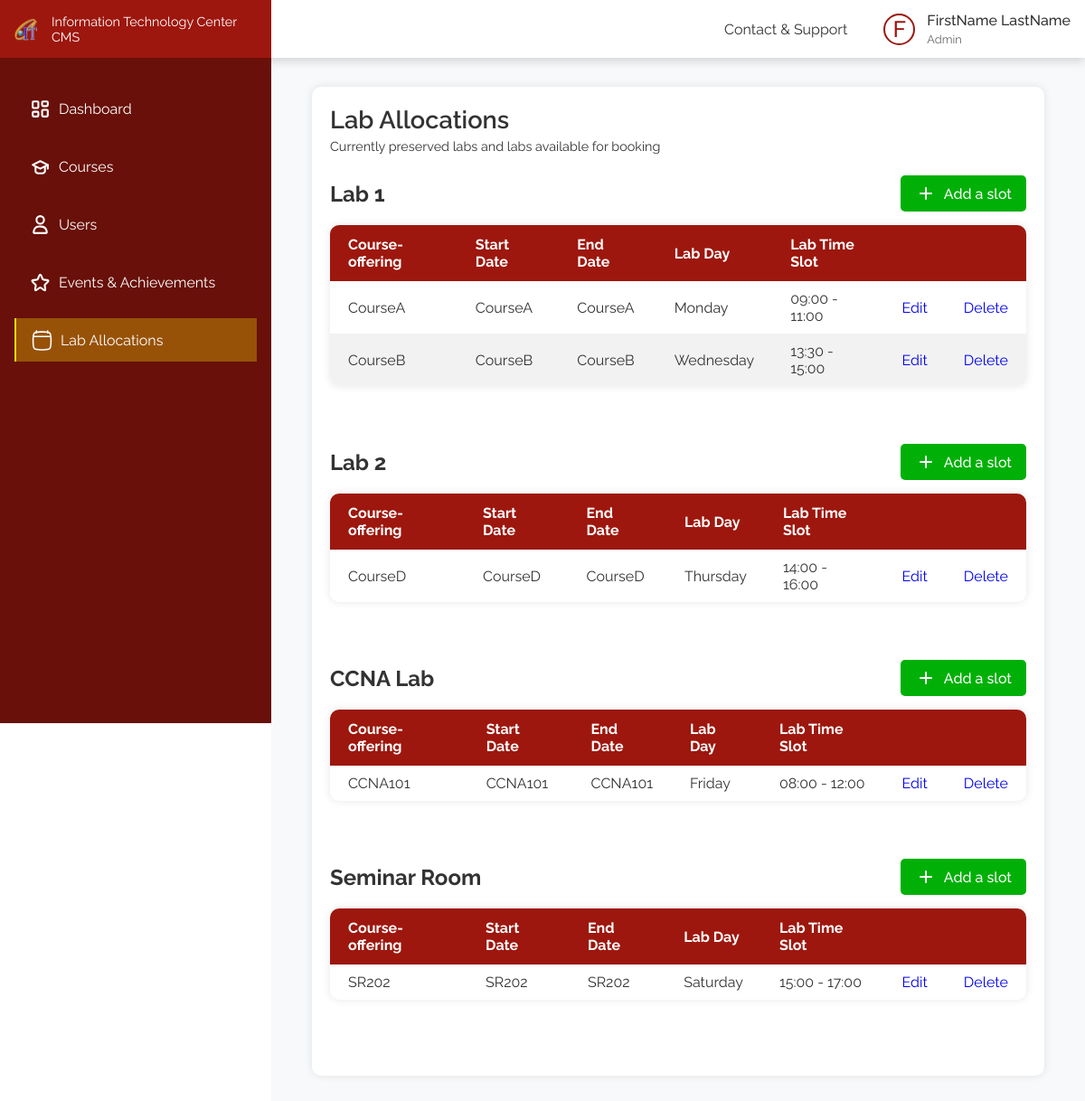
The page /pages/labslots.php on the database its author committed.
### tables this page shows
CREATE TABLE IF NOT EXISTS `labslot` (
  `slot_id` int NOT NULL AUTO_INCREMENT,
  `lab` varchar(20) NOT NULL,
  `course` varchar(20) NOT NULL,
  `start` time NOT NULL,
  `end` time NOT NULL,
  `date` int NOT NULL,
  `oneday` date DEFAULT NULL,
  `published` tinyint DEFAULT NULL,
  PRIMARY KEY (`slot_id`)
);

### backend/labslots.php (called while the page is built, shortened)
<?php
include_once "../config.php";
function getLabSlotsAll()
{
    global $conn;
    $stmt = $conn->prepare("SELECT * FROM labslot");
    $stmt->execute();
    $result = $stmt->get_result();
    $labSlots = array();
    while ($row = $result->fetch_assoc()) {
        $labType = $row['lab'];
        if (!isset($labSlots[$labType])) {
            $labSlots[$labType] = array();
        }
        $labSlots[$labType][] = $row;
    }
    return $labSlots;
}

### helpers/datetime.php (called while the page is built, shortened)
<?php
function getDatebyIndex(int $index): string
{
    $days = ['Monday', 'Tuesday', 'Wednesday', 'Thursday', 'Friday', 'Saturday', 'Sunday'];
    return $days[$index];
}

### pages/labslots.php (the view, shortened to what this page needs)
<?php include_once "../config.php" ?>
<?php include_once "../backend/labslots.php" ?>
<?php include_once "../helpers/datetime.php" ?>
<!DOCTYPE html>
<html lang="en">
<head>
    <link rel="stylesheet" href="../css/labslots.css">
</head>
<?php
$labslots = getLabSlotsAll();
?>
<body>
    <div class="flex-box">
        <div class="left">
            <?php
            include_once(APP_ROOT . "/includes/sidebar.php");
            sidebar(4);
            ?>
        </div>
        <div class="right">
            <?php
            include_once(APP_ROOT . "/includes/header.php");
            ?>
            <main class="labslots">
                <div class="container">
                    <h1>Lab Allocations</h1>
                    <p>Currently preserved labs and labs available for booking</p>
                    <div class="title">
                        <div class="title">
                            <h2>Lab 1</h2>
                            <a href="/pages/addnewlabslot.php?lab=lab1"><img src="../images/Add_round.svg" alt=""> Add a slot</a>
                        </div>
                    </div>
                    <table class="lab-table">
                        <thead>
                            <tr>
                                <th>Course-offering</th>
                                <th>Start Date</th>
                                <th>End Date</th>
                                <th>Lab Day</th>
                                <th>Lab Time Slot</th>
                                <th></th>
                                <th></th>
                            </tr>
                        </thead>
                        <tbody>
                            <?php if (isset($labslots['lab1'])) { ?>
                                <?php foreach ($labslots['lab1'] as $key => $slot) { ?>
                                    <tr>
                                        <td><?= $slot['course'] ?></td>
                                        <td><?= $slot['course'] ?></td>
                                        <td><?= $slot['course'] ?></td>
                                        <td><?= getDatebyIndex($slot['date']) ?></td>
                                        <td><?= substr($slot['start'], 0, 5) . ' - ' . substr($slot['end'], 0, 5) ?></td>
                                        <td><a href="/pages/addnewlabslot.php?id=<?= $slot['slot_id'] ?>&lab=lab1" role="button">Edit</a> </td>
                                        <td><a href="/backend/labslots.php?delete_id=<?= $slot['slot_id'] ?>" role="button">Delete</a> </td>
                                    </tr>
                                <?php }; ?>
                            <?php } ?>
                        </tbody>
                    </table>
                    <div class="title">
                        <div class="title">
                            <h2>Lab 2</h2>
                            <a href="/pages/addnewlabslot.php?lab=lab2"><img src="../images/Add_round.svg" alt=""> Add a slot</a>
                        </div>
                    </div>
                    <table class="lab-table">
                        <thead>
                            <tr>
                                <th>Course-offering</th>
                                <th>Start Date</th>
                                <th>End Date</th>
                                <th>Lab Day</th>
                                <th>Lab Time Slot</th>
                                <th></th>
                                <th></th>
                            </tr>
                        </thead>
                        <tbody>
                            <?php if (isset($labslots['lab2'])) { ?>
                                <?php foreach ($labslots['lab2'] as $key => $slot) { ?>
                                    <tr>
                                        <td><?= $slot['course'] ?></td>
                                        <td><?= $slot['course'] ?></td>
                                        <td><?= $slot['course'] ?></td>
                                        <td><?= getDatebyIndex($slot['date']) ?></td>
                                        <td><?= substr($slot['start'], 0, 5) . ' - ' . substr($slot['end'], 0, 5) ?></td>
                                        <td><a href="#">Edit</a> </td>
                                        <td><a href="/backend/labslots.php?delete_id=<?= $slot['slot_id'] ?>" role="button">Delete</a> </td>
                                    </tr>
                                <?php }; ?>
                            <?php } ?>
                        </tbody>
                    </table>
                    <div class="title">
                        <div class="title">
                            <h2>CCNA Lab</h2>
                            <a href="/pages/addnewlabslot.php?lab=ccna"><img src="../images/Add_round.svg" alt=""> Add a slot</a>
                        </div>
                    </div>
                    <table class="lab-table">
                        <thead>
                            <tr>
                                <th>Course-offering</th>
                                <th>Start Date</th>
                                <th>End Date</th>
                                <th>Lab Day</th>
                                <th>Lab Time Slot</th>
                                <th></th>
                                <th></th>
                            </tr>
                        </thead>
                        <tbody>
                            <?php if (isset($labslots['ccna'])) { ?>
                                <?php foreach ($labslots['ccna'] as $key => $slot) { ?>
                                    <tr>
                                        <td><?= $slot['course'] ?></td>
                                        <td><?= $slot['course'] ?></td>
                                        <td><?= $slot['course'] ?></td>
                                        <td><?= getDatebyIndex($slot['date']) ?></td>
                                        <td><?= substr($slot['start'], 0, 5) . ' - ' . substr($slot['end'], 0, 5) ?></td>
                                        <td><a href="#">Edit</a> </td>
                                        <td><a href="/backend/labslots.php?delete_id=<?= $slot['slot_id'] ?>" role="button">Delete</a> </td>
                                    </tr>
                                <?php }; ?>
                            <?php } ?>
                        </tbody>
                    </table>
                    <div class="title">
                        <div class="title">
                            <h2>Seminar Room</h2>
                            <a href="/pages/addnewlabslot.php?lab=sr"><img src="../images/Add_round.svg" alt=""> Add a slot</a>
                        </div>
                    </div>
                    <table class="lab-table">
                        <thead>
                            <tr>
                                <th>Course-offering</th>
                                <th>Start Date</th>
                                <th>End Date</th>
                                <th>Lab Day</th>
                                <th>Lab Time Slot</th>
                                <th></th>
                                <th></th>
                            </tr>
                        </thead>
                        <tbody>
                            <?php if (isset($labslots['sr'])) { ?>
                                <?php foreach ($labslots['sr'] as $key => $slot) { ?>
                                    <tr>
                                        <td><?= $slot['course'] ?></td>
                                        <td><?= $slot['course'] ?></td>
                                        <td><?= $slot['course'] ?></td>
                                        <td><?= getDatebyIndex($slot['date']) ?></td>
                                        <td><?= substr($slot['start'], 0, 5) . ' - ' . substr($slot['end'], 0, 5) ?></td>
                                        <td><a href="#">Edit</a> </td>
                                        <td><a href="/backend/labslots.php?delete_id=<?= $slot['slot_id'] ?>" role="button">Delete</a> </td>
                                    </tr>
                                <?php }; ?>
                            <?php } ?>
                        </tbody>
                    </table>
                </div>
            </main>
        </div>
    </div>
</body>
</html>

### includes/sidebar.php (shortened to what this page needs)
<!DOCTYPE html>
<html lang="en">
<head>
    <link rel="stylesheet" href="../css/sidebar.css">
</head>
<body>
    <?php function sidebar(int $index)
    {
    ?>
        <div class="side">
            <div class="logo">
                <img src="../images/ITCenterLogo.svg" alt="IT Center Logo" />
                <span>Information Technology Center CMS</span>
            </div>
            <div class="links">
                <a href="/" class="link <?php echo $index == 0 ? 'active' : '' ?>">
                    <div class="link-main">
                        <img src="../images/darhboard_alt.svg" alt="">
                        <p>Dashboard</p>
                    </div>
                </a>
                <a href="/pages/course.php" class="link <?php echo $index == 1 ? 'active' : '' ?>">
                    <div class="link-main">
                        <img src="../images/Mortarboard.svg" alt="">
                        <p>Courses</p>
                    </div>
                </a>
                <a href="/pages/users.php" class="link <?php echo $index == 2 ? 'active' : '' ?>">
                    <div class="link-main">
                        <img src="../images/User_alt.svg" alt="">
                        <p>Users</p>
                    </div>
                </a>
                <div>
                    <a href="/pages/eventsandachivements.php" class="link <?php echo $index == 3 ? 'active' : '' ?>">
                        <div class="link-main">
                            <img src="../images/Star.svg" alt="">
                            <p>Events & Achievements</p>
                        </div>
                    </a>
                </div>
                <a href="/pages/labslots.php" class="link <?php echo $index == 4 ? 'active' : '' ?>">
                    <div class="link-main">
                        <img src="../images/calendar.svg" alt="">
                        <p>Lab Allocations</p>
                    </div>
                </a>
            </div>
        </div>
    <?php } ?>
</body>
</html>

### includes/header_core.php (shortened to what this page needs)
<!DOCTYPE html>
<html lang="en">
<head>
    <link rel="stylesheet" href="../css/styles.css">
</head>
<body>
</body>
</html>

### includes/header.php (shortened to what this page needs)
<?php include APP_ROOT . "/includes/header_core.php" ?>
<!DOCTYPE html>
<html lang="en">
<head>
  <link rel="stylesheet" href="../css/header.css">
</head>
<body>
  <header>
    <div class="menu">
      <ul>
        <li><a href="">Contact & Support</a></li>
      </ul>
    </div>
    <div class="profile">
      <div class="img">F</div>
      <h5>FirstName LastName</h5>
      <p>Admin</p>
    </div>
  </header>
</body>
</html>

### css/labslots.css (style rules this page uses)
.labslots { background-color: #f8f9fa; color: #333; min-height: calc(100vh - 4rem); padding: 2rem 0; }
.labslots .container { background-color: #fff; border-radius: 10px; box-shadow: 0 0 10px rgba(0, 0, 0, 0.1); padding: 20px; overflow: hidden; }
.labslots h1 { margin-bottom: 5px; font-weight: 600; font-size: 1.7rem; }
.labslots p { font-size: 0.9rem; margin-bottom: 1.5rem; }
.labslots .lab-table { width: 100%; border-collapse: collapse; border-spacing: 0; margin-top: 15px; margin-bottom: 4rem; background-color: #fff; border-radius: 10px; box-shadow: 0 0 10px rgba(0, 0, 0, 0.1); overflow: hidden; }
.labslots .lab-table th { background-color: var(--color-1); color: #fff; font-weight: bold; text-align: left; padding: 12px 20px; }
.labslots .lab-table tr:nth-child(even) { background-color: #f2f2f2; }
.labslots .lab-table td { padding: 10px 20px; }

### css/sidebar.css (style rules this page uses)
.side { background-color: var(--color-shade-1); height: 100vh; position: fixed; width: 300px; z-index: 11; display: flex; flex-direction: column; }
.side .logo { height: 4rem; display: flex; align-items: center; padding: 0 1rem; gap: 1rem; background-color: var(--color-1); }
.side .logo img { height: 25px; }
.side .logo span { font-size: 0.9rem; color: white; }
.side .links { display: flex; align-items: flex-start; flex-direction: column; gap: 1rem; height: calc(100% - 4rem); padding: 2rem 1rem; }
.side .links .link { width: 100%; }
.side .links .link .link-main { height: 3rem; display: grid; padding: 0 1rem; grid-template-columns: 25px auto; align-items: center; gap: 0.5rem; width: 100%; }
.side .links .link.active .link-main { border-left: 2px solid var(--color-2); background-color: #f9dd0852; }
.side .links .link img { width: 25px; height: 25px; object-fit: contain; filter: invert() brightness(2); }
.side .links a.link { color: white; font-size: 1rem; }

### css/styles.css (style rules this page uses)
* { margin: 0; padding: 0; box-sizing: border-box; font-family: "Raleway", sans-serif; }
:root { --color-1: #9d170e; --color-2: #f9db08; --color-3: #305fa6; --color-4: #00b007; --color-5: #790483; --color-text-1: #333; --color-text-2: #666; --color-shade-1: #681009; }
.container { width: clamp(300px, 90%, 1440px); margin: auto; }
a { text-decoration: none; }
.flex-box { display: flex; }
.left { width: 300px; }
.right { width: calc(100% - 300px); padding-top: 4rem; }
.title { display: flex; align-items: center; justify-content: space-between; width: 100%; }
.title a { display: flex; align-items: center; gap: 0.5rem; padding: 0.5rem 1rem; background-color: var(--color-4); color: white; font-weight: 500; border-radius: 5px; }
.title a img { filter: invert() brightness(2); }

### css/header.css (style rules this page uses)
header { color: var(--color-text-1); box-shadow: 0 4px 10px rgba(0, 0, 0, 0.146); position: fixed; left: 0; top: 0; z-index: 10; background-color: white; display: flex; align-items: center; height: 4rem; gap: 0.5rem; width: 100%; padding: 0 1rem; }
.menu { display: flex; align-items: center; margin-left: auto; }
.menu ul { list-style: none; display: flex; gap: 1.2rem; }
.menu ul li { cursor: pointer; position: relative; font-weight: 400; font-size: 1rem; }
.menu ul li a { color: var(--color-text-1); }
.menu ul li:before { content: ""; position: absolute; bottom: -4px; left: 0; width: 0; height: 2px; background-color: transparent; transition: width 0.3s ease-in-out, background-color 0.3s ease-in-out; }
.profile { margin-left: 2rem; display: grid; grid-template-columns: 40px auto; gap: 0.25rem 0.5rem; align-items: center; }
.profile h5 { font-weight: 500; font-size: 1rem; }
.profile p { grid-column: 2; font-size: 0.8rem; color: var(--color-text-2); }
.profile .img { display: flex; font-size: 25px; align-items: center; justify-content: center; font-weight: 500; height: 35px; width: 35px; border-radius: 50%; grid-row: 1/3; border: 2px solid var(--color-1); color: var(--color-1); }

### rows shown on the page
labslot: course "CourseA", date "Monday", start "09:00", end "11:00"
labslot: course "CourseB", date "Wednesday", start "13:30", end "15:00"
labslot: course "CourseD", date "Thursday", start "14:00", end "16:00"
labslot: course "CCNA101", date "Friday", start "08:00", end "12:00"
labslot: course "SR202", date "Saturday", start "15:00", end "17:00"
